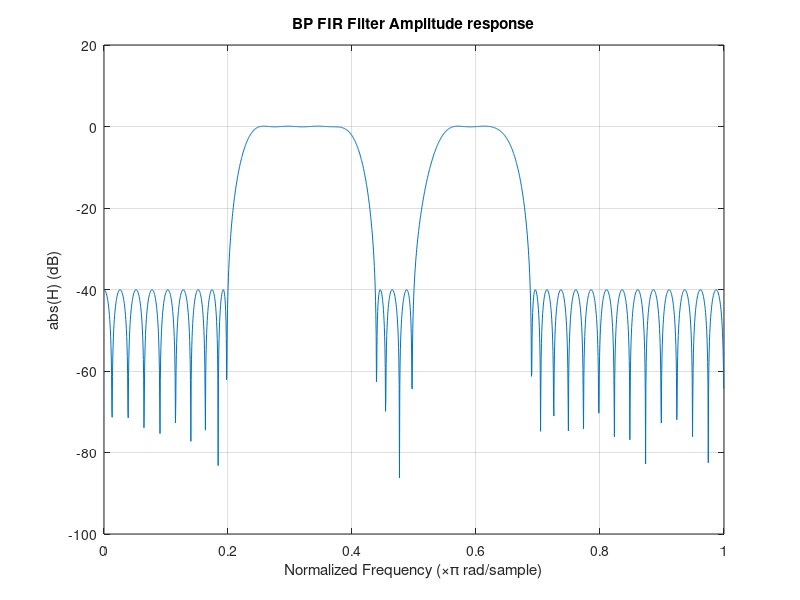
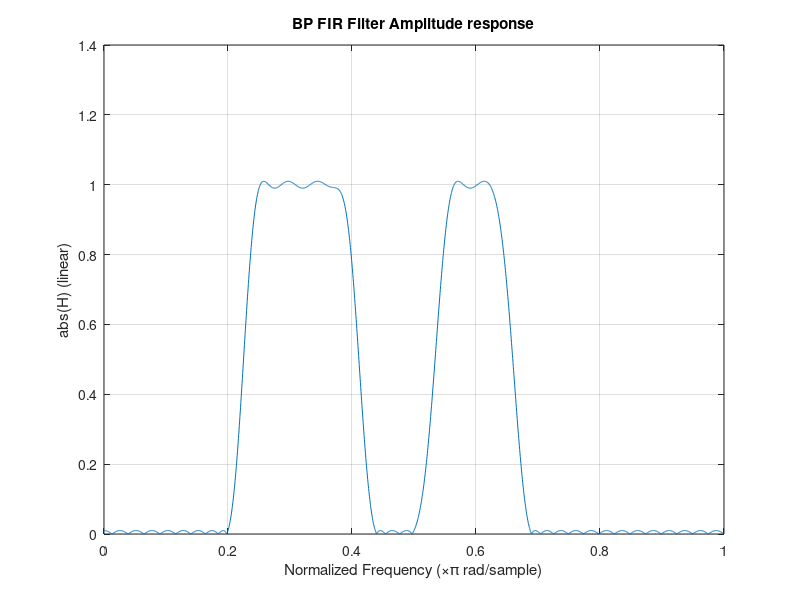

The MATLAB script that drew these images, in order: (Note: this script raises an error after producing the figures.)
clear all;
close all;
% All frequency values are in Hz.
Fs = 8000;  % Sampling Frequency
Fstop1 = 800; 
Fpass1 = 1000; 
Fpass2 = 1500;  
Fstop2 = 1750; 
Fstop3 = 2000; 
Fpass3 = 2250;
Fpass4 = 2500;
Fstop4 = 2750;
Dstop_dB = 40;  %Stopband attenuation in dB
Dstop = 10^(-Dstop_dB/20);  % Stopband attenuation linear
Dpass  = 0.01;  % Passband Ripple

% design a BP FIR filter with the above specifications.
[N, Fo, Ao, W] = firpmord([Fstop1 Fpass1 Fpass2 Fstop2 Fstop3 Fpass3 Fpass4 Fstop4]/(Fs/2), [0 1 0 1 0], [Dstop Dpass Dstop Dpass Dstop]);

% calculate the coefficients/impulse response.
h  = firpm(N, Fo, Ao, W);

%amplitude response
[H,f] = freqz(h,1,2048);
figure;plot(f/pi, 20*log10(abs(H)));grid on;         
title('BP FIR Filter Amplitude response');xlabel('Normalized Frequency (\times\pi rad/sample)');ylabel('abs(H) (dB)');
figure;plot(f/pi, abs(H));grid on;         
title('BP FIR Filter Amplitude response');xlabel('Normalized Frequency (\times\pi rad/sample)');ylabel('abs(H) (linear)');

%write the coefficients as short ints on files
write_coeffs(N, h, 'bp');

%generate signal
f1 = 500;
f2 = 1250;
f3 = 2000;
f4 = 2500;
f5 = 3000;
t = 0:1/Fs:1;
x_n = 0.2*(cos(2*pi*f1*t)+cos(2*pi*f2*t)+cos(2*pi*f3*t)+cos(2*pi*f4*t)+cos(2*pi*f5*t));

%filter the signal with the constructed BP FIR filter
y_n = filter(h, 1, x_n);

%plot original and filtered signals
figure('Name','Generated signal');
subplot(2,1,1);
plot(t, x_n);axis([0 .02 -.5 1]);xlabel('Time (s)');ylabel('x_n');
subplot(2,1,2);
plot(t, y_n);axis([0 .02 -.5 1]);xlabel('Time (s)');ylabel('y_n');

%plot FFT of x_n and y_n
figure;
subplot(2,1,1);
plot(0:Fs, abs(fft(x_n)));title('FFT of generated signal');xlabel('Frequency (Hz)');ylabel('FFT(x_n)');
subplot(2,1,2);
plot(0:Fs, abs(fft(y_n)));title('FFT of filtered signal');xlabel('Frequency (Hz)');ylabel('FFT(y_n)');
